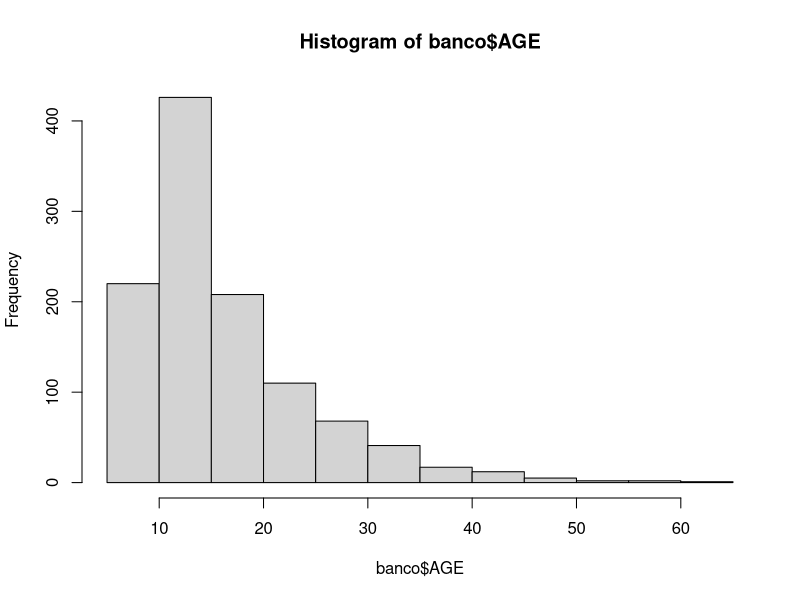
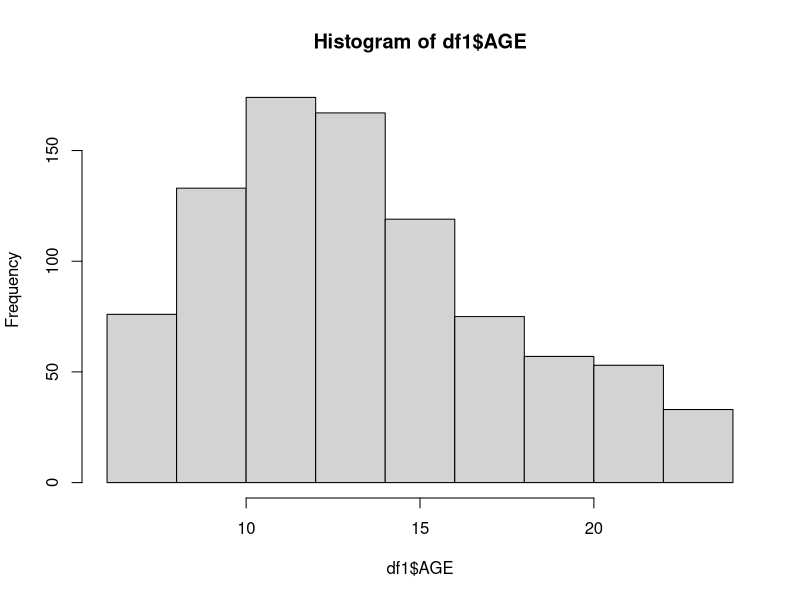
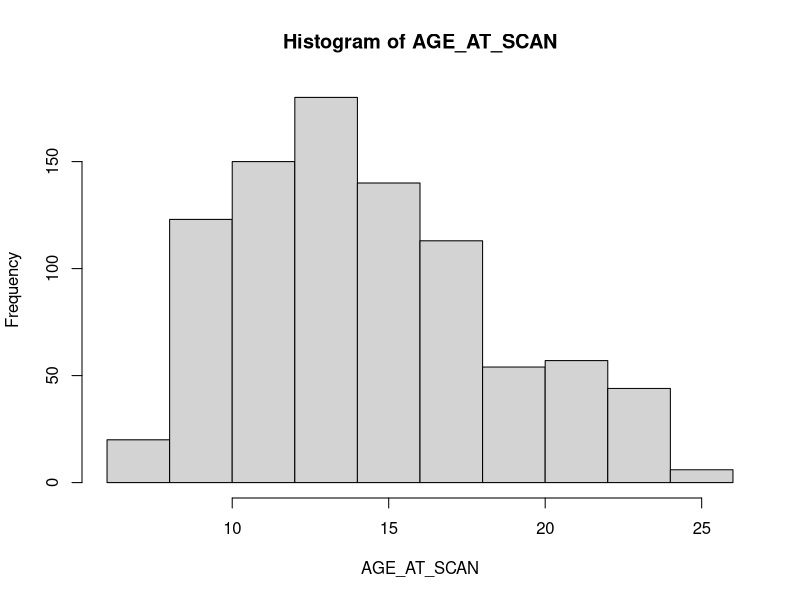

Generate these figures, in order, with R: (Note: this script raises an error after producing the figures.)
library(ggplot2)
library(dplyr)
library(forcats)


banco <- read.csv("./data/clean_Phenotypic_V1_0b_preprocessed1.csv")
attach(banco)
head(banco)
summary(banco)
banco$DX_GROUP <- as.factor(banco$DX_GROUP)
levels(banco$DX_GROUP) <- c("ASD","Ctrl")

head(banco$AGE)
banco$AGE <- floor(banco$AGE) # Rounds age down
summary(banco$AGE)
hist(banco$AGE)

# There are subjects with no correspondent file, I'm deleting their rows
df1 <- subset(banco, FILE_ID!="no_filename" & AGE<=24)
summary(df1)
attach(df1)
hist(df1$AGE)
hist(AGE_AT_SCAN)
df1[,1]
names(df1)

# Selecting columns that will be used
df2 <- df1[,5:35]
names(df2)
head(df2[,1])
# Creates column with names of files for later
df2$filenames <- paste(FILE_ID,"_roi_thickness.txt",sep="")
attach(df2)
head(filenames) # String with filenames in the same order as the dataframe
head(FILE_ID)

setwd("/home/gisele/Documentos/ABIDE/data/ANTS") # This is a relative path as I cannot upload these files

# Imports files in the same order as filenames
ants <- do.call(rbind, lapply(filenames, read.delim))
# Deleting subcortical volumes
ants <- ants[,38:99]
df <- cbind(df2, ants)
somavol <- rowSums(ants)
df$TOTAL_VOLUME <- somavol

head(df$TOTAL_VOLUME)
head(df)
df$SEX <- as.factor(df$SEX)
levels(df$SEX) <- c("Male", "Female")
df$GROUP.A <- interaction(df$SEX, df$DX_GROUP)
df$GROUP.A <- factor(df$GROUP.A, levels = c("Female.Ctrl", "Male.Ctrl", "Female.ASD", "Male.ASD"),
                     labels = c("Female Ctrl", "Male Ctrl", "Female ASD", "Male ASD"),
                     ordered = T)
df$GROUP.B <- factor(df$GROUP.A, levels = c("Female Ctrl", "Male Ctrl", "Male ASD", "Female ASD"),
                     ordered = T)
df$GROUP.C <- df$GROUP.B %>% fct_collapse(ASD = c("Male ASD", "Female ASD"))
df$SITE_ID <- as.factor(df$SITE_ID)
attach(df)
head(df)


df$SRS_MANNERISMS[df$SRS_MANNERISMS==-9999] <- NA
df$ADI_R_SOCIAL_TOTAL_A[df$ADI_R_SOCIAL_TOTAL_A==-9999] <- NA
df$ADI_R_VERBAL_TOTAL_BV[df$ADI_R_VERBAL_TOTAL_BV==-9999] <- NA
df$ADI_RRB_TOTAL_C[df$ADI_RRB_TOTAL_C==-9999] <- NA
df$ADI_R_ONSET_TOTAL_D[df$ADI_R_ONSET_TOTAL_D==-9999] <- NA
df$ADI_R_RSRCH_RELIABLE[df$ADI_R_RSRCH_RELIABLE==-9999] <- NA
df$ADOS_MODULE[df$ADOS_MODULE==-9999] <- NA
df$ADOS_TOTAL[df$ADOS_TOTAL==-9999] <- NA
df$ADOS_COMM[df$ADOS_COMM==-9999] <- NA
df$ADOS_SOCIAL[df$ADOS_SOCIAL==-9999] <- NA
df$ADOS_STEREO_BEHAV[df$ADOS_STEREO_BEHAV==-9999] <- NA
df$ADOS_RSRCH_RELIABLE[df$ADOS_RSRCH_RELIABLE==-9999] <- NA
df$ADOS_GOTHAM_SOCAFFECT[df$ADOS_GOTHAM_SOCAFFECT==-9999] <- NA
df$ADOS_GOTHAM_RRB[df$ADOS_GOTHAM_RRB==-9999] <- NA
df$ADOS_GOTHAM_TOTAL[df$ADOS_GOTHAM_TOTAL==-9999] <- NA
df$ADOS_GOTHAM_SEVERITY[df$ADOS_GOTHAM_SEVERITY==-9999] <- NA
df$SRS_VERSION[df$SRS_VERSION==-9999] <- NA
df$SRS_RAW_TOTAL[df$SRS_RAW_TOTAL==-9999] <- NA
df$SRS_AWARENESS[df$SRS_AWARENESS==-9999] <- NA
df$SRS_COGNITION[df$SRS_COGNITION==-9999] <- NA
df$SRS_COMMUNICATION[df$SRS_COMMUNICATION==-9999] <- NA
df$SRS_MOTIVATION[df$SRS_MOTIVATION==-9999] <- NA
df$SRS_MANNERISMS[df$SRS_MANNERISMS==-9999] <- NA
df$SCQ_TOTAL[df$SCQ_TOTAL==-9999] <- NA


save("df", file="/home/gisele/Documentos/Mestrado/Pesquisa/ABIDE/gender-and-asd/data/df.RData")




